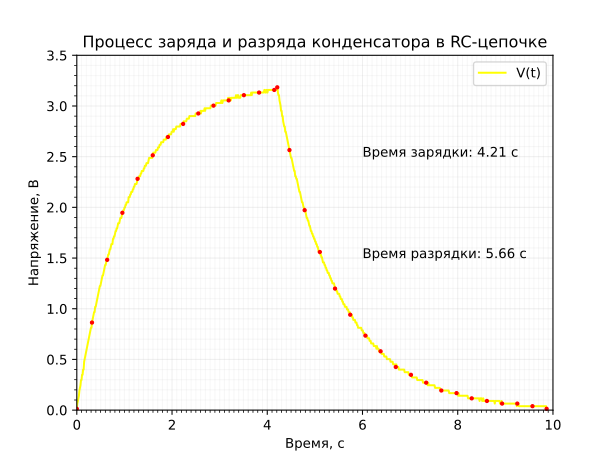

Write the Python code that produced this figure.
import numpy as np
import matplotlib.pyplot as plt


with open('/home/[user]/Downloads/data.txt', 'r') as f:
    data = f.readlines()
data = list(map(lambda x: float(x) / 256 * 3.3, data))
time = [0.011 * i for i in range(len(data))]
new_data = data[::len(data)//30]
new_time = time[::len(data)//30]
new_data.append(max(data))
charge_time = round(time[data.index(max(data))], 2)
new_time.append(charge_time)
new_data.append(data[-1])
new_time.append(time[-1])


fig, axis = plt.subplots()

axis.grid()

axis.set_title("Процесс заряда и разряда конденсатора в RC-цепочке")

min_y = 0
max_y = 3.5000001

min_x = 0
max_x = 10.0001

axis.plot(time, data, color='yellow', label='V(t)', zorder=1)
axis.legend()
plt.xlabel("Время, c")
axis.set_xlim(min_x, max_x)
plt.ylabel("Напряжение, В")
axis.set_ylim(min_y, max_y)

axis.scatter(new_time, new_data, color='red', s=5, zorder=2)

charge_time = round(time[data.index(max(data))], 2)
decharge_time = round(time[-1] - charge_time, 2)
plt.text(6, 2.5, "Время зарядки: {} c".format(charge_time))
plt.text(6, 1.5, "Время разрядки: {} c".format(decharge_time))

minor_ticks = np.arange(min_x, max_x, 0.1)
minor_ticks1 = np.arange(min_y, max_y, 0.1)

axis.set_xticks(minor_ticks, minor=True)
axis.set_yticks(minor_ticks1, minor=True)

axis.grid(which='both')
axis.grid(which='minor', alpha=0.1)
axis.grid(which='major', alpha=0.2)

fig.show()
fig.savefig('./graph.svg', dpi=1000)
plt.show()
